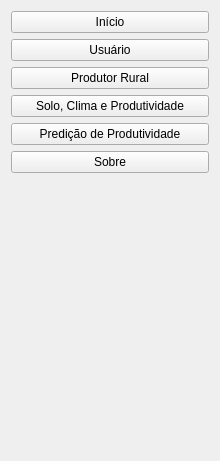
               <widget class="QWidget" name="pag_menu_main">
                <property name="geometry">
                 <rect>
                  <x>0</x>
                  <y>0</y>
                  <width>220</width>
                  <height>461</height>
                 </rect>
                </property>
                <property name="cursor">
                 <cursorShape>PointingHandCursor</cursorShape>
                </property>
                <attribute name="icon">
                 <iconset resource="icones.qrc">
                  <normaloff>:/buttons/images/button/Menu.png</normaloff>:/buttons/images/button/Menu.png</iconset>
                </attribute>
                <attribute name="label">
                 <string>Menu</string>
                </attribute>
                <layout class="QVBoxLayout" name="verticalLayout_7">
                 <item>
                  <widget class="QPushButton" name="btn_menu_home">
                   <property name="cursor">
                    <cursorShape>PointingHandCursor</cursorShape>
                   </property>
                   <property name="focusPolicy">
                    <enum>Qt::NoFocus</enum>
                   </property>
                   <property name="toolTip">
                    <string>&lt;html&gt;&lt;head/&gt;&lt;body&gt;&lt;p&gt;&lt;br/&gt;&lt;/p&gt;&lt;/body&gt;&lt;/html&gt;</string>
                   </property>
                   <property name="text">
                    <string>Início</string>
                   </property>
                   <property name="icon">
                    <iconset resource="icones.qrc">
                     <normaloff>:/buttons/images/button/Home.png</normaloff>:/buttons/images/button/Home.png</iconset>
                   </property>
                  </widget>
                 </item>
                 <item>
                  <widget class="QPushButton" name="btn_menu_user">
                   <property name="text">
                    <string>Usuário</string>
                   </property>
                   <property name="icon">
                    <iconset resource="icones.qrc">
                     <normaloff>:/buttons/images/button/user.png</normaloff>:/buttons/images/button/user.png</iconset>
                   </property>
                  </widget>
                 </item>
                 <item>
                  <widget class="QPushButton" name="btn_menu_producer">
                   <property name="cursor">
                    <cursorShape>PointingHandCursor</cursorShape>
                   </property>
                   <property name="focusPolicy">
                    <enum>Qt::NoFocus</enum>
                   </property>
                   <property name="text">
                    <string>Produtor Rural</string>
                   </property>
                   <property name="icon">
                    <iconset resource="icones.qrc">
                     <normaloff>:/buttons/images/button/Producer.png</normaloff>:/buttons/images/button/Producer.png</iconset>
                   </property>
                  </widget>
                 </item>
                 <item>
                  <widget class="QPushButton" name="btn_menu_analysis">
                   <property name="cursor">
                    <cursorShape>PointingHandCursor</cursorShape>
                   </property>
                   <property name="focusPolicy">
                    <enum>Qt::NoFocus</enum>
                   </property>
                   <property name="text">
                    <string>Solo, Clima e Produtividade</string>
                   </property>
                   <property name="icon">
                    <iconset resource="icones.qrc">
                     <normaloff>:/buttons/images/button/Solo.png</normaloff>:/buttons/images/button/Solo.png</iconset>
                   </property>
                  </widget>
                 </item>
                 <item>
                  <widget class="QPushButton" name="btn_menu_neural_network">
                   <property name="cursor">
                    <cursorShape>PointingHandCursor</cursorShape>
                   </property>
                   <property name="focusPolicy">
                    <enum>Qt::NoFocus</enum>
                   </property>
                   <property name="text">
                    <string>Predição de Produtividade</string>
                   </property>
                   <property name="icon">
                    <iconset resource="icones.qrc">
                     <normaloff>:/buttons/images/button/AI.png</normaloff>:/buttons/images/button/AI.png</iconset>
                   </property>
                  </widget>
                 </item>
                 <item>
                  <widget class="QPushButton" name="btn_menu_about">
                   <property name="cursor">
                    <cursorShape>PointingHandCursor</cursorShape>
                   </property>
                   <property name="focusPolicy">
                    <enum>Qt::NoFocus</enum>
                   </property>
                   <property name="text">
                    <string>Sobre</string>
                   </property>
                   <property name="icon">
                    <iconset resource="icones.qrc">
                     <normaloff>:/buttons/images/button/Abolt.png</normaloff>:/buttons/images/button/Abolt.png</iconset>
                   </property>
                  </widget>
                 </item>
                 <item>
                  <spacer name="verticalSpacer">
                   <property name="orientation">
                    <enum>Qt::Vertical</enum>
                   </property>
                   <property name="sizeHint" stdset="0">
                    <size>
                     <width>20</width>
                     <height>40</height>
                    </size>
                   </property>
                  </spacer>
                 </item>
                </layout>
               </widget>
